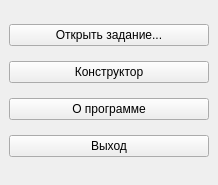
<?xml version="1.0" encoding="UTF-8"?>
<ui version="4.0">
 <class>MainWindow</class>
 <widget class="QMainWindow" name="MainWindow">
  <property name="geometry">
   <rect>
    <x>0</x>
    <y>0</y>
    <width>212</width>
    <height>185</height>
   </rect>
  </property>
  <property name="windowTitle">
   <string>Параллель</string>
  </property>
  <widget class="QWidget" name="centralwidget">
   <property name="sizePolicy">
    <sizepolicy hsizetype="Preferred" vsizetype="Preferred">
     <horstretch>0</horstretch>
     <verstretch>0</verstretch>
    </sizepolicy>
   </property>
   <layout class="QVBoxLayout" name="verticalLayout">
    <property name="spacing">
     <number>0</number>
    </property>
    <item>
     <widget class="QPushButton" name="openBtn">
      <property name="sizePolicy">
       <sizepolicy hsizetype="Fixed" vsizetype="Fixed">
        <horstretch>0</horstretch>
        <verstretch>0</verstretch>
       </sizepolicy>
      </property>
      <property name="minimumSize">
       <size>
        <width>200</width>
        <height>0</height>
       </size>
      </property>
      <property name="text">
       <string>Открыть задание...</string>
      </property>
     </widget>
    </item>
    <item>
     <widget class="QPushButton" name="constructorBtn">
      <property name="sizePolicy">
       <sizepolicy hsizetype="Fixed" vsizetype="Fixed">
        <horstretch>0</horstretch>
        <verstretch>0</verstretch>
       </sizepolicy>
      </property>
      <property name="minimumSize">
       <size>
        <width>200</width>
        <height>0</height>
       </size>
      </property>
      <property name="baseSize">
       <size>
        <width>0</width>
        <height>0</height>
       </size>
      </property>
      <property name="text">
       <string>Конструктор</string>
      </property>
     </widget>
    </item>
    <item>
     <widget class="QPushButton" name="aboutBtn">
      <property name="sizePolicy">
       <sizepolicy hsizetype="Fixed" vsizetype="Fixed">
        <horstretch>0</horstretch>
        <verstretch>0</verstretch>
       </sizepolicy>
      </property>
      <property name="minimumSize">
       <size>
        <width>200</width>
        <height>0</height>
       </size>
      </property>
      <property name="text">
       <string>О программе</string>
      </property>
     </widget>
    </item>
    <item>
     <widget class="QPushButton" name="exitBtn">
      <property name="sizePolicy">
       <sizepolicy hsizetype="Fixed" vsizetype="Fixed">
        <horstretch>0</horstretch>
        <verstretch>0</verstretch>
       </sizepolicy>
      </property>
      <property name="minimumSize">
       <size>
        <width>200</width>
        <height>0</height>
       </size>
      </property>
      <property name="text">
       <string>Выход</string>
      </property>
     </widget>
    </item>
   </layout>
  </widget>
 </widget>
 <resources/>
 <connections/>
</ui>
